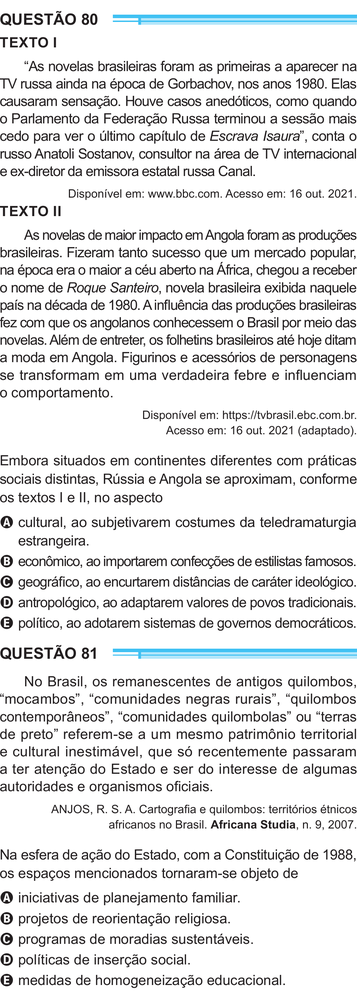
#> input picture 6Passo-ConcatenarVerticalmente/29a31/pagina_enem_29_esquerda.png, 357 x 1000 px, shrunk from 1025 x 2869 before the run; its folder holds 4 pictures in this run
$ python concatenar-verticalmente.py
#> lines starting #> are read from the running program, lines starting #| are printed output that depends on the picture
from PIL import Image
import os
import re

pasta_imagens = "29a31"
pasta_saida = "29a31Concatenadas"
os.makedirs(pasta_saida, exist_ok=True)

# Função para extrair o número da página e ordenar corretamente
def get_sort_key(nome_arquivo):
    # Extrai o número da página
    numero = int(re.search(r'pagina_enem_(\d+)_', nome_arquivo).group(1))
    # Define a ordem: esquerda primeiro (0), depois direita (1)
    lado = 0 if 'esquerda' in nome_arquivo else 1
    return (numero, lado)

# Pegar e ordenar as imagens corretamente
arquivos = [f for f in os.listdir(pasta_imagens) if f.endswith('.png')]
arquivos.sort(key=get_sort_key)

# Abrir todas as imagens na ordem correta
imagens = []
for arquivo in arquivos:
    caminho = os.path.join(pasta_imagens, arquivo)
    imagens.append(Image.open(caminho))
    print(f"Adicionando: {arquivo}")  # Para verificar a ordem

# Encontrar a largura máxima
largura_max = max(img.width for img in imagens)

# Concatenar verticalmente
altura_total = sum(img.height for img in imagens)
imagem_final = Image.new('RGB', (largura_max, altura_total))
#> imagem_final: PIL image 358x4000 RGB; every value is 0

y = 0
for img in imagens:
    imagem_final.paste(img, (0, y))
    y += img.height
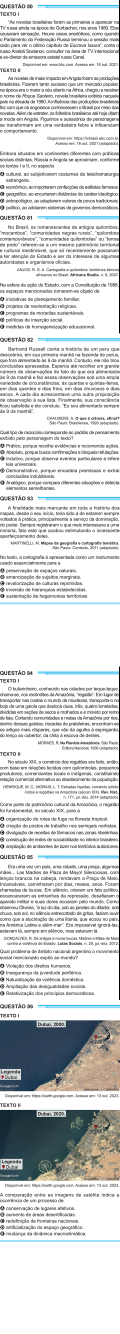
#> imagem_final: PIL image 358x4000 RGB (shown at 1/3 size); mean R, G, B 214.7, 216.3, 216.9

# Salvar
imagem_final.save(os.path.join(pasta_saida, 'todas_juntas.png'))
print("Imagens concatenadas na ordem correta!")
print(f"Ordem dos arquivos: {arquivos}")
